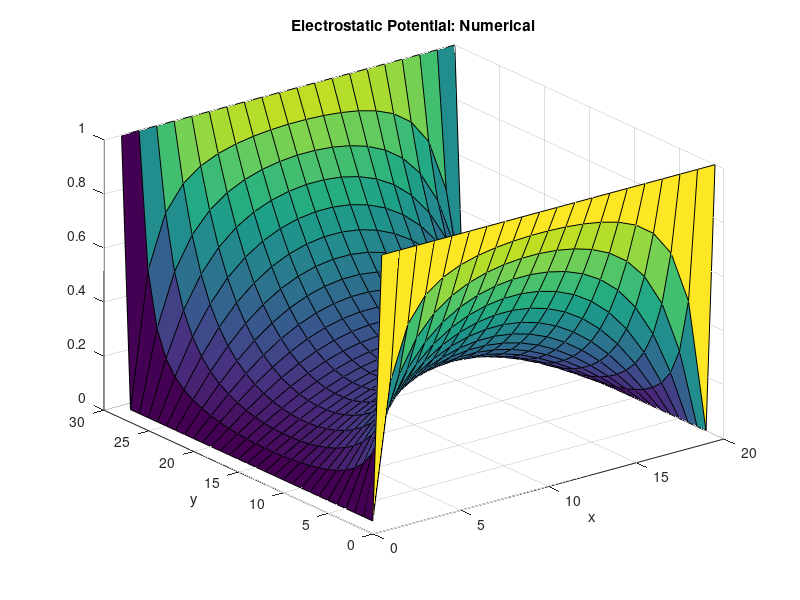
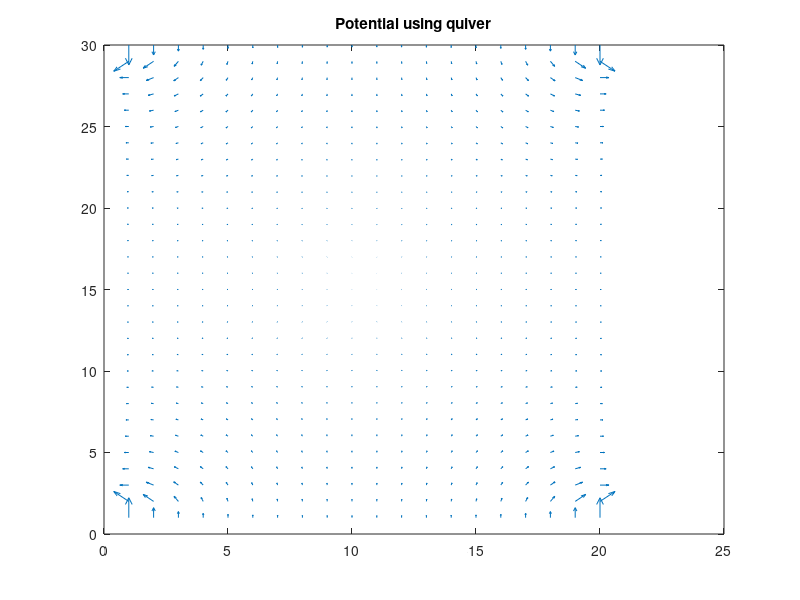

These figures' MATLAB source, in order:
%%%for part 3 i will use the FD method along with monte carlo. 


x= 3;           % x dimension
y=2;            % y dimension
%%%%% ratio for L/W is 3/2

dx = .1;      
dy = .1;
nx = x/dx;
ny = y/dy;
%%create matrices for the F and G values. 
G = sparse(nx*ny,nx*ny);        %large matrix of mostly 0's
F = zeros(nx*ny,1);
%step through the each point and change the values of the matrix that are
%equivalent to n or the boundaries
for i = 1:nx
    for j = 1:ny
        n = j + (i - 1) * ny;
        if i == 1 
            G(n,n) = 1;
            F(n) = 1;
         elseif i == nx 
            G(n,n) = 1;
        elseif j == 1 
            G(n, n) = -3;
            G(n, n+1) = 1;
            G(n, n+ny) = 1;
            G(n, n-ny) = 1;
        elseif j == ny
            G(n, n) = -3;
            G(n, n-1) = 1;
            G(n, n+ny) = 1;
            G(n, n-ny) = 1;
        else
            G(n, n) = -4;
            G(n, n+1) = 1;
            G(n, n-1) = 1;
            G(n, n+ny) = 1;
            G(n, n-ny) = 1;   
        end
    end
end
%%%%rearrange the equation GV=F to find V,
Volt = G\F;
%%%create a matrix/ map that holds the voltages in each cell
Voltmap = zeros(nx,ny,1);
%for loop that changes cells of voltmap to the given voltage
for i = 1:nx
    for j = 1:ny
         n = j+(i-1)*ny;
         Voltmap(i,j) = Volt(n);
    end
end
% %%use surf to 3d map the linear voltage 
% figure(1)
% plot(Voltmap);
% title('Voltage Plot from FD');
% xlabel('Bounds');
% % ylabel('y');
% ylabel('Voltage');
% % view(-100,10)

%%%%%%%%%%%%%%%%%%%%%part b%%%%%
G = sparse(nx*ny,nx*ny);        %recreate the sparse matrix of G
F = zeros(nx*ny,1);             %recreate the zeros matrix of F
%need to get answer for n, nym, nyp, nxm, and nxp for each iteration
%iterate through each point and change the values of G and F for all points.  
for i = 1:nx
    for j = 1:ny
        
        n = i + (j - 1) * nx;       
        nym = i + (j - 2) * nx; 
        nyp = i + j * nx; 
        nxm = i - 1 + (j - 1) * nx; 
        nxp = i + 1 + (j - 1) * nx; 
        
        if i == 1
            G(n, n) = 1; 
            F(n) = 1;
        elseif i == nx
            G(n, n) = 1; 
            F(n) = 1;
        elseif j == 1
            G(n, n) = 1; 
        elseif j == ny
            G(n, n) = 1; 
        else
            G(n, n) = -4; 
            G(n, nxm) = 1; 
            G(n, nxp) = 1; 
            G(n, nym) = 1; 
            G(n, nyp) = 1; 
            F(n) = 0;
        end
    end
end
%create a new voltage map using matrix 
Voltmap2 = zeros(nx, ny); 
%rearrange equation to get V
V = G\F; 
%iterate through map and change the values for their proper voltage
for i = 1:nx
    for j = 1:ny
        n = i + (j - 1)*nx;
        Voltmap2(i, j) = V(n); 
    end
end
 
figure(2)
surf(Voltmap2)
title('Electrostatic Potential: Numerical')
xlabel('x')
ylabel('y')
[Ex, Ey]=gradient(Voltmap2);
figure(3)
quiver(-Ex,-Ey);
title('Potential using quiver')

% sum = 0; 
% %analytical solution to the voltage map, not using n.
% for i = 1:nx
%     for j = 1:ny
%         for n = 1:2:(nx*ny)
%             sum = sum + ((1/n) * cosh(n*pi*i/dx) * sin(n*pi*j/dx)) / cosh(n*pi*dy/dx);
%         end
%     end
%     Voltmap2(i, j) = (4 * sum ) / pi ; 
% end
% 
% figure(3)
% surf(Voltmap2)
% title('Electrostatic Potential: Analytical')
% xlabel('x')
% ylabel('y')
